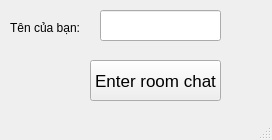
<?xml version="1.0" encoding="UTF-8"?>
<ui version="4.0">
 <class>MainWindow</class>
 <widget class="QMainWindow" name="MainWindow">
  <property name="geometry">
   <rect>
    <x>0</x>
    <y>0</y>
    <width>272</width>
    <height>140</height>
   </rect>
  </property>
  <property name="windowTitle">
   <string>Logging</string>
  </property>
  <widget class="QWidget" name="centralwidget">
   <widget class="QLineEdit" name="txtName">
    <property name="geometry">
     <rect>
      <x>100</x>
      <y>10</y>
      <width>121</width>
      <height>31</height>
     </rect>
    </property>
    <property name="font">
     <font>
      <pointsize>13</pointsize>
     </font>
    </property>
   </widget>
   <widget class="QLabel" name="lbName">
    <property name="geometry">
     <rect>
      <x>10</x>
      <y>20</y>
      <width>81</width>
      <height>16</height>
     </rect>
    </property>
    <property name="text">
     <string>Tên của bạn:</string>
    </property>
   </widget>
   <widget class="QPushButton" name="btnEnter">
    <property name="geometry">
     <rect>
      <x>90</x>
      <y>60</y>
      <width>131</width>
      <height>41</height>
     </rect>
    </property>
    <property name="font">
     <font>
      <pointsize>13</pointsize>
     </font>
    </property>
    <property name="text">
     <string>Enter room chat</string>
    </property>
   </widget>
  </widget>
  <widget class="QStatusBar" name="statusbar"/>
 </widget>
 <resources/>
 <connections/>
</ui>
